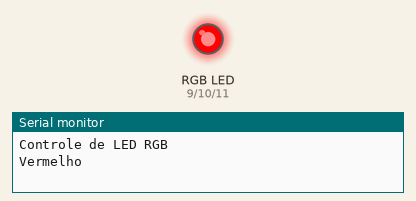
The sketch below on a simulated Arduino Uno, built with avr-gcc and run on an emulated ATmega328P. Parts: an RGB LED mixed from three pins (HIGH = lit), the last lines printed to the serial monitor.

Above: at 0.5 s.
At 2.5 s:
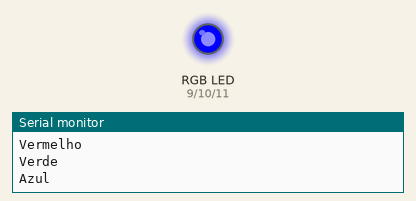
At 3.5 s:
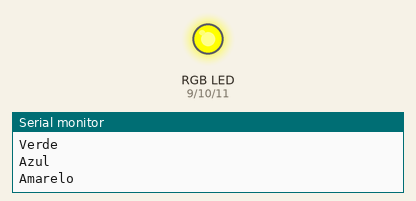
At 4.5 s:
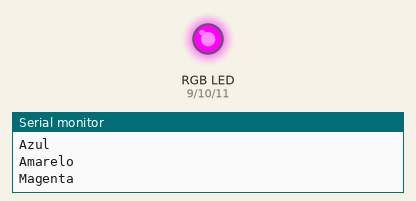
At 6.5 s:
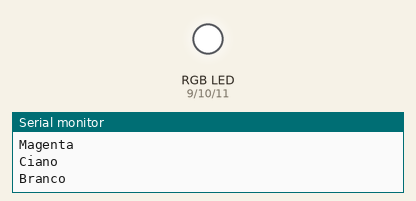
At 9.5 s:
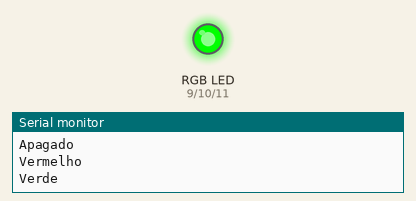
Timing chart, 0 to 10.4 s (numbered marks = the images above):
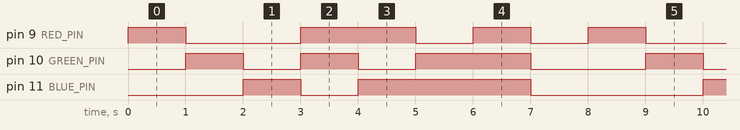

The sketch:

ControleLED.ino
```cpp
/*
 * Projeto: Controle de LED RGB
 * Autor: Henrique Monteiro Cardoso
 * Data: 2024-06-07
 * Descrição: Exemplo de controle de LED RGB com Arduino, alternando entre várias cores.
 */

const int RED_PIN = 9;    // Pino do LED vermelho
const int GREEN_PIN = 10; // Pino do LED verde
const int BLUE_PIN = 11;  // Pino do LED azul

// Array de cores (R, G, B)
const int colors[][3] = {
  {255, 0, 0},    // Vermelho
  {0, 255, 0},    // Verde
  {0, 0, 255},    // Azul
  {255, 255, 0},  // Amarelo
  {255, 0, 255},  // Magenta
  {0, 255, 255},  // Ciano
  {255, 255, 255},// Branco
  {0, 0, 0}       // Apagado
};
const char* colorNames[] = {
  "Vermelho", "Verde", "Azul", "Amarelo", "Magenta", "Ciano", "Branco", "Apagado"
};
const int NUM_COLORS = 8;
const int DELAY_TIME = 1000; // ms

void setup() {
  pinMode(RED_PIN, OUTPUT);
  pinMode(GREEN_PIN, OUTPUT);
  pinMode(BLUE_PIN, OUTPUT);
  Serial.begin(9600);
  Serial.println("Controle de LED RGB");
}

void loop() {
  for (int i = 0; i < NUM_COLORS; i++) {
    setColor(colors[i][0], colors[i][1], colors[i][2]);
    Serial.println(colorNames[i]);
    delay(DELAY_TIME);
  }
}

// Define a cor do LED RGB
void setColor(int red, int green, int blue) {
  analogWrite(RED_PIN, red);
  analogWrite(GREEN_PIN, green);
  analogWrite(BLUE_PIN, blue);
} 
```

Measured:
- by itself, pin 9 (RED_PIN): repeats every 8.0 s: LOW 2.0 s, HIGH 2.0 s, 2 × (LOW 1.0 s, HIGH 1.0 s)
- by itself, pin 10 (GREEN_PIN): repeats every 8.0 s: LOW 1.0 s, HIGH 1.0 s, LOW 1.0 s, HIGH 2.0 s, LOW 2.0 s, HIGH 1.0 s
- by itself, pin 11 (BLUE_PIN): repeats every 8.0 s: LOW 1.0 s, HIGH 3.0 s, LOW 3.0 s, HIGH 1.0 s
